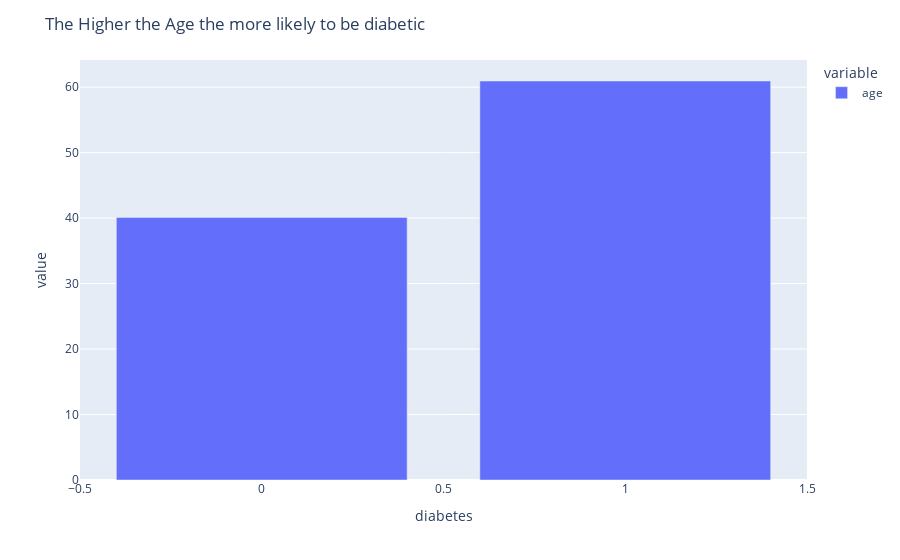

This figure's notebook cell:
### Code cell
fig = px.bar(diabete_age)

fig.update_layout(title_text="The Higher the Age the more likely to be diabetic")

### Figure 1 — Plotly figure (JSON) as saved in the notebook; plotly's stock layout.template omitted (floating-point values rounded to 4 significant figures)
{"data": [{"alignmentgroup": "True", "hovertemplate": "variable=age<br>diabetes=%{x}<br>value=%{y}<extra></extra>", "legendgroup": "age", "marker": {"color": "#636efa", "pattern": {"shape": ""}}, "name": "age", "offsetgroup": "age", "orientation": "v", "showlegend": true, "textposition": "auto", "type": "bar", "x": [0, 1], "xaxis": "x", "y": [40.12, 60.95], "yaxis": "y"}], "layout": {"autosize": true, "barmode": "relative", "legend": {"title": {"text": "variable"}, "tracegroupgap": 0}, "margin": {"t": 60}, "title": {"text": "The Higher the Age the more likely to be diabetic"}, "xaxis": {"anchor": "y", "autorange": true, "domain": [0, 1], "range": [-0.5, 1.5], "title": {"text": "diabetes"}, "type": "linear"}, "yaxis": {"anchor": "x", "autorange": true, "domain": [0, 1], "range": [0, 64.15], "title": {"text": "value"}, "type": "linear"}}}
